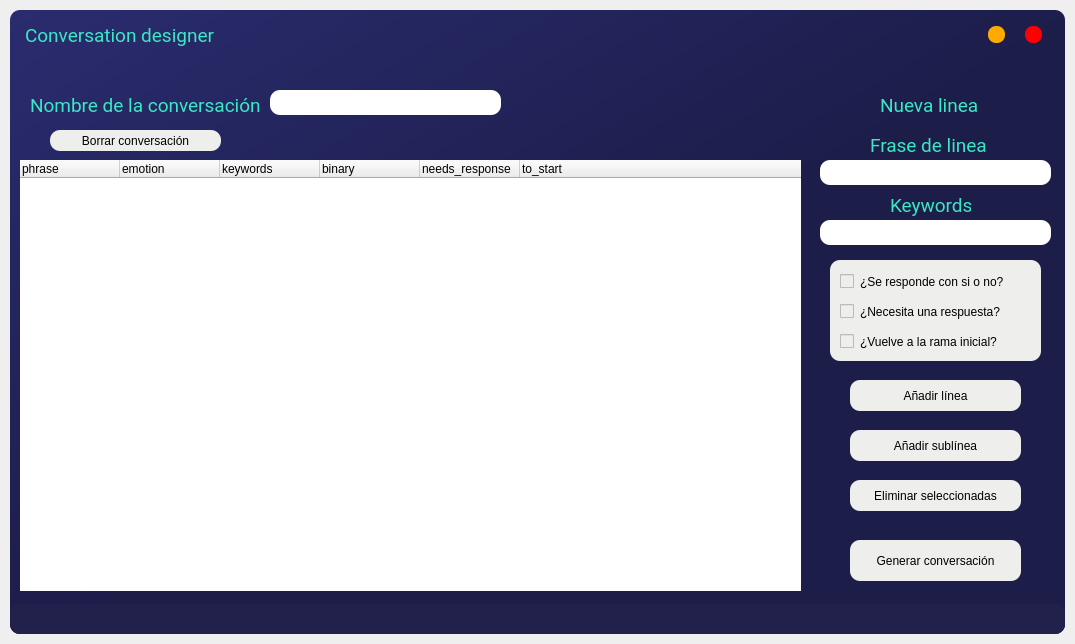
<?xml version="1.0" encoding="UTF-8"?>
<ui version="4.0">
 <class>MainWindow</class>
 <widget class="QMainWindow" name="MainWindow">
  <property name="geometry">
   <rect>
    <x>0</x>
    <y>0</y>
    <width>1075</width>
    <height>644</height>
   </rect>
  </property>
  <property name="minimumSize">
   <size>
    <width>880</width>
    <height>600</height>
   </size>
  </property>
  <property name="windowTitle">
   <string>MainWindow</string>
  </property>
  <widget class="QWidget" name="centralwidget">
   <layout class="QVBoxLayout" name="drop_shadow_layout">
    <property name="spacing">
     <number>0</number>
    </property>
    <property name="leftMargin">
     <number>10</number>
    </property>
    <property name="topMargin">
     <number>10</number>
    </property>
    <property name="rightMargin">
     <number>10</number>
    </property>
    <property name="bottomMargin">
     <number>10</number>
    </property>
    <item>
     <widget class="QFrame" name="drop_shadow_frame">
      <property name="styleSheet">
       <string notr="true">background-color: qlineargradient(spread:pad, x1:0, y1:0, x2:1, y2:1, stop:0 rgba(42, 44, 111, 255), stop:0.521368 rgba(28, 29, 73, 255));
border-radius: 10px;</string>
      </property>
      <property name="frameShape">
       <enum>QFrame::NoFrame</enum>
      </property>
      <property name="frameShadow">
       <enum>QFrame::Raised</enum>
      </property>
      <layout class="QVBoxLayout" name="verticalLayout">
       <property name="spacing">
        <number>0</number>
       </property>
       <property name="leftMargin">
        <number>0</number>
       </property>
       <property name="topMargin">
        <number>0</number>
       </property>
       <property name="rightMargin">
        <number>0</number>
       </property>
       <property name="bottomMargin">
        <number>0</number>
       </property>
       <item>
        <widget class="QFrame" name="title_bar">
         <property name="maximumSize">
          <size>
           <width>16777215</width>
           <height>50</height>
          </size>
         </property>
         <property name="styleSheet">
          <string notr="true">background-color: none;</string>
         </property>
         <property name="frameShape">
          <enum>QFrame::NoFrame</enum>
         </property>
         <property name="frameShadow">
          <enum>QFrame::Raised</enum>
         </property>
         <layout class="QHBoxLayout" name="horizontalLayout">
          <property name="spacing">
           <number>0</number>
          </property>
          <property name="leftMargin">
           <number>0</number>
          </property>
          <property name="topMargin">
           <number>0</number>
          </property>
          <property name="rightMargin">
           <number>0</number>
          </property>
          <property name="bottomMargin">
           <number>0</number>
          </property>
          <item>
           <widget class="QFrame" name="frame_title">
            <property name="minimumSize">
             <size>
              <width>0</width>
              <height>50</height>
             </size>
            </property>
            <property name="font">
             <font>
              <family>Roboto Condensed Light</family>
              <pointsize>14</pointsize>
             </font>
            </property>
            <property name="frameShape">
             <enum>QFrame::StyledPanel</enum>
            </property>
            <property name="frameShadow">
             <enum>QFrame::Raised</enum>
            </property>
            <layout class="QVBoxLayout" name="verticalLayout_2">
             <property name="spacing">
              <number>0</number>
             </property>
             <property name="leftMargin">
              <number>15</number>
             </property>
             <property name="topMargin">
              <number>0</number>
             </property>
             <property name="rightMargin">
              <number>0</number>
             </property>
             <property name="bottomMargin">
              <number>0</number>
             </property>
             <item>
              <widget class="QLabel" name="label_title">
               <property name="font">
                <font>
                 <family>Roboto</family>
                 <pointsize>14</pointsize>
                </font>
               </property>
               <property name="styleSheet">
                <string notr="true">color: rgb(60, 231, 195);</string>
               </property>
               <property name="text">
                <string>Conversation designer</string>
               </property>
              </widget>
             </item>
            </layout>
           </widget>
          </item>
          <item>
           <widget class="QFrame" name="frame_btns">
            <property name="maximumSize">
             <size>
              <width>100</width>
              <height>16777215</height>
             </size>
            </property>
            <property name="frameShape">
             <enum>QFrame::StyledPanel</enum>
            </property>
            <property name="frameShadow">
             <enum>QFrame::Raised</enum>
            </property>
            <layout class="QHBoxLayout" name="horizontalLayout_3">
             <item>
              <widget class="QPushButton" name="btn_minimize">
               <property name="minimumSize">
                <size>
                 <width>16</width>
                 <height>16</height>
                </size>
               </property>
               <property name="maximumSize">
                <size>
                 <width>17</width>
                 <height>17</height>
                </size>
               </property>
               <property name="toolTip">
                <string>Minimize</string>
               </property>
               <property name="styleSheet">
                <string notr="true">QPushButton {
	border: none;
	border-radius: 8px;		
	background-color: rgb(255, 170, 0);
}
QPushButton:hover {	
	background-color: rgba(255, 170, 0, 150);
}</string>
               </property>
               <property name="text">
                <string/>
               </property>
              </widget>
             </item>
             <item>
              <widget class="QPushButton" name="btn_close">
               <property name="minimumSize">
                <size>
                 <width>16</width>
                 <height>16</height>
                </size>
               </property>
               <property name="maximumSize">
                <size>
                 <width>17</width>
                 <height>17</height>
                </size>
               </property>
               <property name="toolTip">
                <string>Close</string>
               </property>
               <property name="styleSheet">
                <string notr="true">QPushButton {
	border: none;
	border-radius: 8px;		
	background-color: rgb(255, 0, 0);
}
QPushButton:hover {		
	background-color: rgba(255, 0, 0, 150);
}</string>
               </property>
               <property name="text">
                <string/>
               </property>
              </widget>
             </item>
            </layout>
           </widget>
          </item>
         </layout>
        </widget>
       </item>
       <item>
        <widget class="QFrame" name="content_bar">
         <property name="styleSheet">
          <string notr="true">background-color: none;</string>
         </property>
         <property name="frameShape">
          <enum>QFrame::StyledPanel</enum>
         </property>
         <property name="frameShadow">
          <enum>QFrame::Raised</enum>
         </property>
         <widget class="QTreeWidget" name="conversation_tree">
          <property name="geometry">
           <rect>
            <x>10</x>
            <y>100</y>
            <width>781</width>
            <height>431</height>
           </rect>
          </property>
          <column>
           <property name="text">
            <string>phrase</string>
           </property>
          </column>
          <column>
           <property name="text">
            <string>emotion</string>
           </property>
          </column>
          <column>
           <property name="text">
            <string>keywords</string>
           </property>
          </column>
          <column>
           <property name="text">
            <string>binary</string>
           </property>
          </column>
          <column>
           <property name="text">
            <string>needs_response</string>
           </property>
          </column>
          <column>
           <property name="text">
            <string>to_start</string>
           </property>
          </column>
         </widget>
         <widget class="QLabel" name="label_title_2">
          <property name="geometry">
           <rect>
            <x>20</x>
            <y>30</y>
            <width>231</width>
            <height>31</height>
           </rect>
          </property>
          <property name="font">
           <font>
            <family>Roboto</family>
            <pointsize>14</pointsize>
           </font>
          </property>
          <property name="styleSheet">
           <string notr="true">color: rgb(60, 231, 195);</string>
          </property>
          <property name="text">
           <string>Nombre de la conversación</string>
          </property>
         </widget>
         <widget class="QLineEdit" name="conversation_name">
          <property name="geometry">
           <rect>
            <x>260</x>
            <y>30</y>
            <width>231</width>
            <height>25</height>
           </rect>
          </property>
         </widget>
         <widget class="QLabel" name="label_title_3">
          <property name="geometry">
           <rect>
            <x>860</x>
            <y>70</y>
            <width>121</width>
            <height>31</height>
           </rect>
          </property>
          <property name="font">
           <font>
            <family>Roboto</family>
            <pointsize>14</pointsize>
           </font>
          </property>
          <property name="styleSheet">
           <string notr="true">color: rgb(60, 231, 195);</string>
          </property>
          <property name="text">
           <string>Frase de linea</string>
          </property>
         </widget>
         <widget class="QLineEdit" name="line_phrase">
          <property name="geometry">
           <rect>
            <x>810</x>
            <y>100</y>
            <width>231</width>
            <height>25</height>
           </rect>
          </property>
         </widget>
         <widget class="QLabel" name="label_title_4">
          <property name="geometry">
           <rect>
            <x>880</x>
            <y>130</y>
            <width>81</width>
            <height>31</height>
           </rect>
          </property>
          <property name="font">
           <font>
            <family>Roboto</family>
            <pointsize>14</pointsize>
           </font>
          </property>
          <property name="styleSheet">
           <string notr="true">color: rgb(60, 231, 195);</string>
          </property>
          <property name="text">
           <string>Keywords</string>
          </property>
         </widget>
         <widget class="QLineEdit" name="line_keywords">
          <property name="geometry">
           <rect>
            <x>810</x>
            <y>160</y>
            <width>231</width>
            <height>25</height>
           </rect>
          </property>
          <property name="text">
           <string/>
          </property>
         </widget>
         <widget class="QPushButton" name="generate_conversation">
          <property name="geometry">
           <rect>
            <x>840</x>
            <y>480</y>
            <width>171</width>
            <height>41</height>
           </rect>
          </property>
          <property name="styleSheet">
           <string notr="true">background-color: rgb(238, 238, 236);</string>
          </property>
          <property name="text">
           <string>Generar conversación</string>
          </property>
         </widget>
         <widget class="QPushButton" name="add_subline">
          <property name="geometry">
           <rect>
            <x>840</x>
            <y>370</y>
            <width>171</width>
            <height>31</height>
           </rect>
          </property>
          <property name="styleSheet">
           <string notr="true">background-color: rgb(238, 238, 236);</string>
          </property>
          <property name="text">
           <string>Añadir sublínea</string>
          </property>
         </widget>
         <widget class="QPushButton" name="borrar_conversation">
          <property name="geometry">
           <rect>
            <x>40</x>
            <y>70</y>
            <width>171</width>
            <height>21</height>
           </rect>
          </property>
          <property name="styleSheet">
           <string notr="true">background-color: rgb(238, 238, 236);</string>
          </property>
          <property name="text">
           <string>Borrar conversación</string>
          </property>
         </widget>
         <widget class="QLabel" name="label_title_5">
          <property name="geometry">
           <rect>
            <x>870</x>
            <y>30</y>
            <width>101</width>
            <height>31</height>
           </rect>
          </property>
          <property name="font">
           <font>
            <family>Roboto</family>
            <pointsize>14</pointsize>
           </font>
          </property>
          <property name="styleSheet">
           <string notr="true">color: rgb(60, 231, 195);</string>
          </property>
          <property name="text">
           <string>Nueva linea</string>
          </property>
         </widget>
         <widget class="QPushButton" name="add_line">
          <property name="geometry">
           <rect>
            <x>840</x>
            <y>320</y>
            <width>171</width>
            <height>31</height>
           </rect>
          </property>
          <property name="styleSheet">
           <string notr="true">background-color: rgb(238, 238, 236);</string>
          </property>
          <property name="text">
           <string>Añadir línea</string>
          </property>
         </widget>
         <widget class="QPushButton" name="remove_element">
          <property name="geometry">
           <rect>
            <x>840</x>
            <y>420</y>
            <width>171</width>
            <height>31</height>
           </rect>
          </property>
          <property name="styleSheet">
           <string notr="true">background-color: rgb(238, 238, 236);</string>
          </property>
          <property name="text">
           <string>Eliminar seleccionadas</string>
          </property>
         </widget>
         <widget class="QFrame" name="frame">
          <property name="geometry">
           <rect>
            <x>820</x>
            <y>200</y>
            <width>211</width>
            <height>101</height>
           </rect>
          </property>
          <property name="styleSheet">
           <string notr="true">background-color: rgb(238, 238, 236);</string>
          </property>
          <property name="frameShape">
           <enum>QFrame::StyledPanel</enum>
          </property>
          <property name="frameShadow">
           <enum>QFrame::Raised</enum>
          </property>
          <widget class="QCheckBox" name="returns_to_start">
           <property name="geometry">
            <rect>
             <x>10</x>
             <y>70</y>
             <width>201</width>
             <height>23</height>
            </rect>
           </property>
           <property name="styleSheet">
            <string notr="true">color: rgb(255, 255, 255);
color: rgb(0, 0, 0);</string>
           </property>
           <property name="text">
            <string>¿Vuelve a la rama inicial?</string>
           </property>
          </widget>
          <widget class="QCheckBox" name="yes_or_no">
           <property name="geometry">
            <rect>
             <x>10</x>
             <y>10</y>
             <width>201</width>
             <height>23</height>
            </rect>
           </property>
           <property name="styleSheet">
            <string notr="true">color: rgb(255, 255, 255);
color: rgb(0, 0, 0);</string>
           </property>
           <property name="text">
            <string>¿Se responde con si o no?</string>
           </property>
           <property name="checked">
            <bool>false</bool>
           </property>
          </widget>
          <widget class="QCheckBox" name="needs_a_response">
           <property name="geometry">
            <rect>
             <x>10</x>
             <y>40</y>
             <width>201</width>
             <height>23</height>
            </rect>
           </property>
           <property name="styleSheet">
            <string notr="true">color: rgb(255, 255, 255);
color: rgb(0, 0, 0);</string>
           </property>
           <property name="text">
            <string>¿Necesita una respuesta?</string>
           </property>
          </widget>
         </widget>
        </widget>
       </item>
       <item>
        <widget class="QFrame" name="credits_bar">
         <property name="maximumSize">
          <size>
           <width>16777215</width>
           <height>30</height>
          </size>
         </property>
         <property name="styleSheet">
          <string notr="true">background-color: rgb(33, 33, 75);</string>
         </property>
         <property name="frameShape">
          <enum>QFrame::NoFrame</enum>
         </property>
         <property name="frameShadow">
          <enum>QFrame::Raised</enum>
         </property>
         <layout class="QHBoxLayout" name="horizontalLayout_2">
          <property name="spacing">
           <number>0</number>
          </property>
          <property name="leftMargin">
           <number>0</number>
          </property>
          <property name="topMargin">
           <number>0</number>
          </property>
          <property name="rightMargin">
           <number>0</number>
          </property>
          <property name="bottomMargin">
           <number>0</number>
          </property>
          <item>
           <widget class="QFrame" name="frame_label_credits">
            <property name="frameShape">
             <enum>QFrame::StyledPanel</enum>
            </property>
            <property name="frameShadow">
             <enum>QFrame::Raised</enum>
            </property>
            <layout class="QVBoxLayout" name="verticalLayout_3">
             <property name="spacing">
              <number>0</number>
             </property>
             <property name="leftMargin">
              <number>15</number>
             </property>
             <property name="topMargin">
              <number>0</number>
             </property>
             <property name="rightMargin">
              <number>0</number>
             </property>
             <property name="bottomMargin">
              <number>0</number>
             </property>
             <item>
              <widget class="QLabel" name="label_credits">
               <property name="font">
                <font>
                 <family>Roboto</family>
                </font>
               </property>
               <property name="styleSheet">
                <string notr="true">color: rgb(128, 102, 168);</string>
               </property>
               <property name="text">
                <string/>
               </property>
              </widget>
             </item>
            </layout>
           </widget>
          </item>
          <item>
           <widget class="QFrame" name="frame_grip">
            <property name="minimumSize">
             <size>
              <width>30</width>
              <height>30</height>
             </size>
            </property>
            <property name="maximumSize">
             <size>
              <width>30</width>
              <height>30</height>
             </size>
            </property>
            <property name="styleSheet">
             <string notr="true">padding: 5px;</string>
            </property>
            <property name="frameShape">
             <enum>QFrame::StyledPanel</enum>
            </property>
            <property name="frameShadow">
             <enum>QFrame::Raised</enum>
            </property>
           </widget>
          </item>
         </layout>
        </widget>
       </item>
      </layout>
     </widget>
    </item>
   </layout>
  </widget>
 </widget>
 <resources/>
 <connections/>
</ui>
